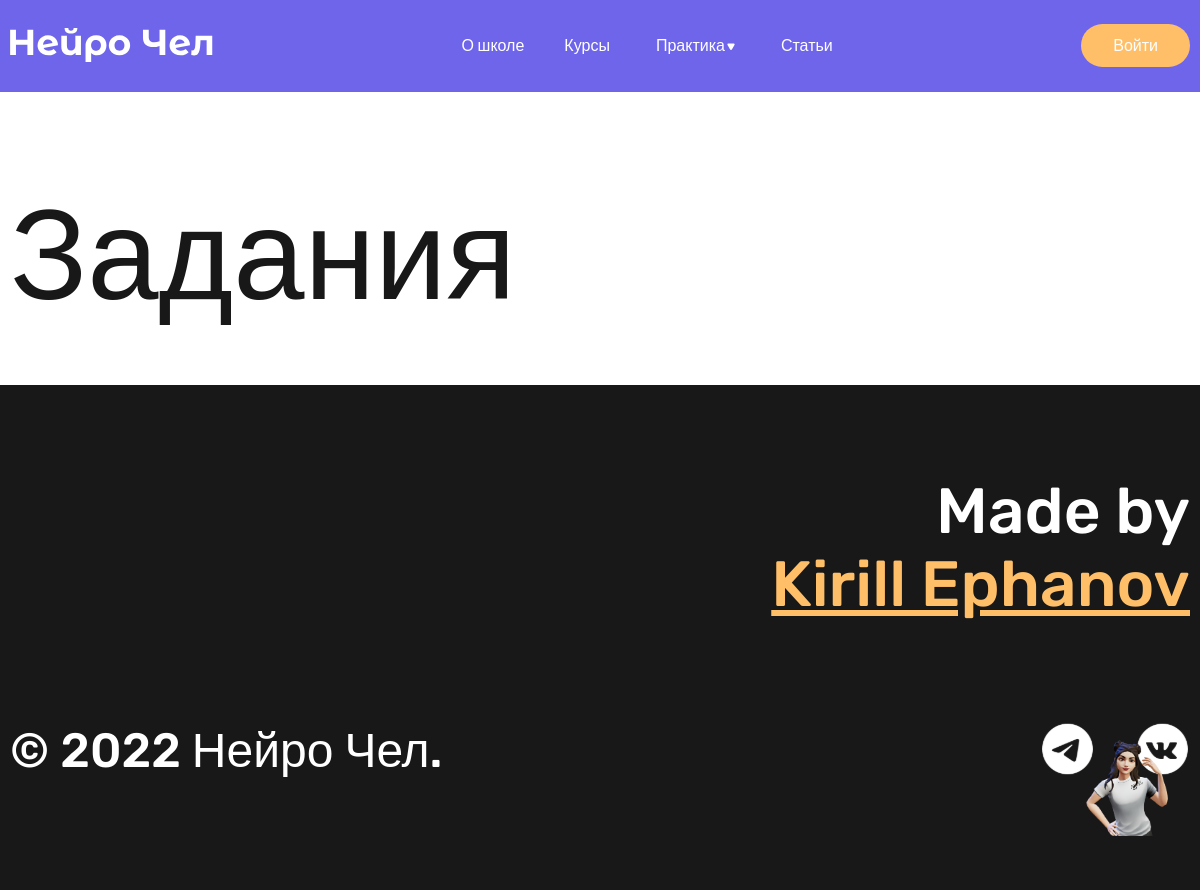
The page /practice/interview/ on the database as committed earlier.
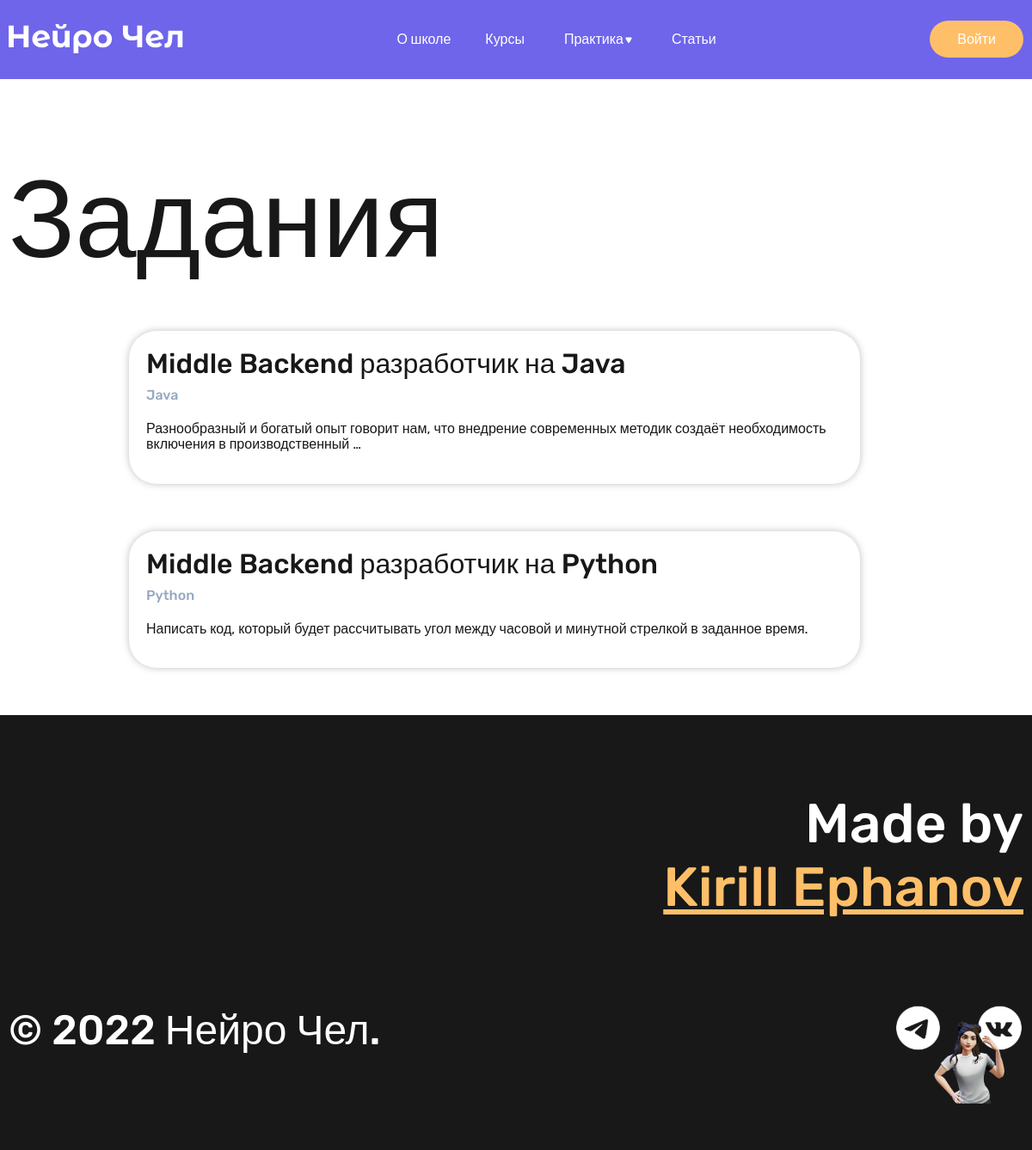
The same page on the database as committed later.
### blablycode_app/models.py (models this page shows, shortened)
class InterviewExercise(models.Model):
    interview_title = models.CharField(max_length=150, verbose_name='Название задачи')
    interview_category = models.ForeignKey('Category', on_delete=models.PROTECT, null=True, verbose_name='Категория')
    interview_content = models.TextField(max_length=500, verbose_name='Условие задачи')
    interview_solve = models.TextField(max_length=500, verbose_name='Решение задачи')
    class Meta:
        verbose_name = 'Задача для собеседования'
        verbose_name_plural = 'Задачи для собеседований'
        ordering = ['-pk']

class Category(models.Model):
    category_title = models.CharField(max_length=150, verbose_name='Название категории')
    def __str__(self):
        return self.category_title
    class Meta:
        verbose_name = 'Категория'
        verbose_name_plural = 'Категории'
        ordering = ['category_title']

### blablycode_app/views.py (the view)
# urls.py: path('practice/interview/', interview_page, name='interview'),
def interview_page(request):
    interview = InterviewExercise.objects.all()
    context = {'interview': interview,}
    return render(request=request, template_name='blablycode_app/interview_list.html', context=context)

### blablycode_app/templates/blablycode_app/interview_list.html
{% extends 'base.html' %}
{% block content %}
    <div class="wrapper">
        <h1 class="page-title">Задания</h1>
    </div>
    <section>
        <div class="course-catalog-wrapper">
            <div class="course-catalog">
                {% for item in interview %}
                <a href="{% url 'open_interview' item.pk %}" class="card-link">
                    <div class="course-card">
                        <div class="course-card-container">
                            <div class="course-card__content">
                                <p class="course-card__title">
                                    {{ item.interview_title }}
                                </p>
                                <div class="course-card__categories">
                                    <p class="course-card__category">
                                    {{ item.interview_category }}
                                    </p>
                                </div>
                                <p class="course-card__description">
                                    {{ item.interview_content|safe|truncatewords:15 }}
                                </p>
                            </div>
                        </div>
                    </div>
                </a>
                {% endfor %}
            </div>
        </div>
    </section>
{% endblock %}

Rows that differ between the two databases and show on the page:
added InterviewExercise: interview_title "Middle Backend разработчик на Java", interview_category "Java", interview_content "Разнообразный и богатый опыт говорит нам, что внедрение современных методик создаёт необходимость включения в производственный …"
added InterviewExercise: interview_title "Middle Backend разработчик на Python", interview_category "Python", interview_content "Написать код, который будет рассчитывать угол между часовой и минутной стрелкой в заданное время."
